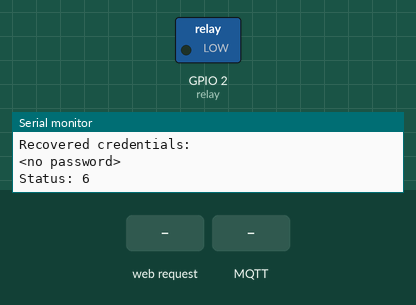
The program below on a simulated ESP8266 (NodeMCU). Shown: switched loads named in the program (green lamp = pin HIGH), the last lines printed to the serial monitor. Inputs (shaded band) come from the test bench. WiFi joins after 1.5 s; servers stay silent unless stated; a WiFi scan finds three made-up networks; EEPROM starts erased; no MQTT or app messages arrive unless stated.

Above: at 2.8 s.
2.9 s: HTTP request GET /wifi received
5.9 s: HTTP request GET /wifisave received
7.4 s: HTTP request GET /wifisave?n=1 received
8.9 s: MQTT message "1" arrives on the first subscribed topic
At 9.8 s:
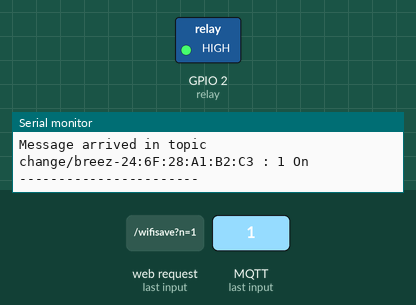
10.5 s: MQTT message "0" arrives on the first subscribed topic
At 11.7 s:
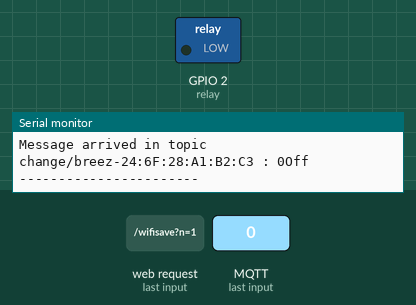
12.0 s: MQTT message "2" arrives on the first subscribed topic
Timing chart, 0 to 14.5 s (numbered marks = the images above; inputs shaded):
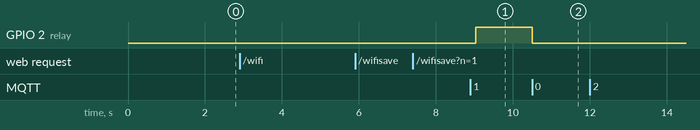

Measured:
- after the input at 8.9 s, GPIO 2 (relay): LOW → HIGH after 0.13 s
- after the input at 10.5 s, GPIO 2 (relay): HIGH → LOW at once

The program:

main.cpp
```cpp
#include <ESP8266WiFi.h>
#include <WiFiClient.h>
#include <ESP8266WebServer.h>
#include <DNSServer.h>
#include <ESP8266mDNS.h>
#include <EEPROM.h>
#include <PubSubClient.h>

/* Set these to your desired softAP credentials. They are not configurable at runtime */
#ifndef APSSID
#define APSSID "Breez"
#define APPSK  "12345678"
#endif

const char *softAP_ssid = APSSID;
const char *softAP_password = APPSK;

/* Mqtt variable definitions */
const char* mqttServer = "robotn-cloud-server.robotika.systems";
const int mqttPort = 1883;
const char *username = "robotika";
const char *pass = "robotika";
char subTopic[50];

const String clientId;

/* Breez Definitions */
int relay = 2;
WiFiClient espClient;
PubSubClient client(espClient);

/* Mqtt Callback function */
void callback(char* topic, byte* payload, unsigned int length);


/* hostname for mDNS. Should work at least on windows. Try http://esp8266.local */
const char *myHostname = "breez";

/* Don't set this wifi credentials. They are configurated at runtime and stored on EEPROM */
char ssid[32] = "";
char password[32] = "";

// DNS server
const byte DNS_PORT = 53;
DNSServer dnsServer;

// Web server
ESP8266WebServer server(80);

/* Soft AP network parameters */
//IPAddress apIP(192, 168, 4, 1);
IPAddress apIP(8, 8, 8, 8);
IPAddress netMsk(255, 255, 255, 0);


/** Should I connect to WLAN asap? */
boolean connect;

/** Last time I tried to connect to WLAN */
unsigned long lastConnectTry = 0;

/** Current WLAN status */
unsigned int status = WL_IDLE_STATUS;

/** Is this an IP? */
boolean isIp(String str) {
  for (size_t i = 0; i < str.length(); i++) {
    int c = str.charAt(i);
    if (c != '.' && (c < '0' || c > '9')) {
      return false;
    }
  }
  return true;
}

/** IP to String? */
String toStringIp(IPAddress ip) {
  String res = "";
  for (int i = 0; i < 3; i++) {
    res += String((ip >> (8 * i)) & 0xFF) + ".";
  }
  res += String(((ip >> 8 * 3)) & 0xFF);
  return res;
}

/** Load WLAN credentials from EEPROM */
void loadCredentials() {
  EEPROM.begin(512);
  EEPROM.get(0, ssid);
  EEPROM.get(0 + sizeof(ssid), password);
  char ok[2 + 1];
  EEPROM.get(0 + sizeof(ssid) + sizeof(password), ok);
  EEPROM.end();
  if (String(ok) != String("OK")) {
    ssid[0] = 0;
    password[0] = 0;
  }
  Serial.println("Recovered credentials:");
  Serial.println(ssid);
  Serial.println(strlen(password) > 0 ? "********" : "<no password>");
}

/** Store WLAN credentials to EEPROM */
void saveCredentials() {
  EEPROM.begin(512);
  EEPROM.put(0, ssid);
  EEPROM.put(0 + sizeof(ssid), password);
  char ok[2 + 1] = "OK";
  EEPROM.put(0 + sizeof(ssid) + sizeof(password), ok);
  EEPROM.commit();
  EEPROM.end();
}
boolean captivePortal();
/** Handle root or redirect to captive portal */
void handleRoot() {
  if (captivePortal()) { // If caprive portal redirect instead of displaying the page.
    return;
  }
  server.sendHeader("Cache-Control", "no-cache, no-store, must-revalidate");
  server.sendHeader("Pragma", "no-cache");
  server.sendHeader("Expires", "-1");

  String Page;
  Page += F(
            "<html><head></head><body>"
            "<h1>HELLO WORLD!!</h1>");
  if (server.client().localIP() == apIP) {
    Page += String(F("<p>You are connected through the soft AP: ")) + softAP_ssid + F("</p>");
  } else {
    Page += String(F("<p>You are connected through the wifi network: ")) + ssid + F("</p>");
  }
  Page += F(
            "<p>You may want to <a href='/wifi'>config the wifi connection</a>.</p>"
            "</body></html>");

  server.send(200, "text/html", Page);
}

/** Redirect to captive portal if we got a request for another domain. Return true in that case so the page handler do not try to handle the request again. */
boolean captivePortal() {
  if (!isIp(server.hostHeader()) && server.hostHeader() != (String(myHostname) + ".local")) {
    Serial.println("Request redirected to captive portal");
    server.sendHeader("Location", String("http://") + toStringIp(server.client().localIP()), true);
    server.send(302, "text/plain", "");   // Empty content inhibits Content-length header so we have to close the socket ourselves.
    server.client().stop(); // Stop is needed because we sent no content length
    return true;
  }
  return false;
}

/** Wifi config page handler */
void handleWifi() {
  server.sendHeader("Cache-Control", "no-cache, no-store, must-revalidate");
  server.sendHeader("Pragma", "no-cache");
  server.sendHeader("Expires", "-1");

  String Page;
  Page += F(
            "<html><head></head><body>"
            "<h1>Wifi config</h1>");
  if (server.client().localIP() == apIP) {
    Page += String(F("<p>You are connected through the soft AP: ")) + softAP_ssid + F("</p>");
  } else {
    Page += String(F("<p>You are connected through the wifi network: ")) + ssid + F("</p>");
  }
  Page +=
    String(F(
             "\r\n<br />"
             "<table><tr><th align='left'>SoftAP config</th></tr>"
             "<tr><td>SSID ")) +
    String(softAP_ssid) +
    F("</td></tr>"
      "<tr><td>IP ") +
    toStringIp(WiFi.softAPIP()) +
    F("</td></tr>"
      "</table>"
      "\r\n<br />"
      "<table><tr><th align='left'>WLAN config</th></tr>"
      "<tr><td>SSID ") +
    String(ssid) +
    F("</td></tr>"
      "<tr><td>IP ") +
    toStringIp(WiFi.localIP()) +
    F("</td></tr>"
      "</table>"
      "\r\n<br />"
      "<table><tr><th align='left'>WLAN list (refresh if any missing)</th></tr>");
  Serial.println("scan start");
  int n = WiFi.scanNetworks();
  Serial.println("scan done");
  if (n > 0) {
    for (int i = 0; i < n; i++) {
      Page += String(F("\r\n<tr><td>SSID ")) + WiFi.SSID(i) + ((WiFi.encryptionType(i) == ENC_TYPE_NONE) ? F(" ") : F(" *")) + F(" (") + WiFi.RSSI(i) + F(")</td></tr>");
    }
  } else {
    Page += F("<tr><td>No WLAN found</td></tr>");
  }
  Page += F(
            "</table>"
            "\r\n<br /><form method='POST' action='wifisave'><h4>Connect to network:</h4>"
            "<input type='text' placeholder='network' name='n'/>"
            "<br /><input type='password' placeholder='password' name='p'/>"
            "<br /><input type='submit' value='Connect/Disconnect'/></form>"
            "<p>You may want to <a href='/'>return to the home page</a>.</p>"
            "</body></html>");
  server.send(200, "text/html", Page);
  server.client().stop(); // Stop is needed because we sent no content length
}

/** Handle the WLAN save form and redirect to WLAN config page again */
void handleWifiSave() {
  Serial.println("wifi save");
  server.arg("n").toCharArray(ssid, sizeof(ssid) - 1);
  server.arg("p").toCharArray(password, sizeof(password) - 1);
  server.sendHeader("Location", "wifi", true);
  server.sendHeader("Cache-Control", "no-cache, no-store, must-revalidate");
  server.sendHeader("Pragma", "no-cache");
  server.sendHeader("Expires", "-1");
  server.send(302, "text/plain", "");    // Empty content inhibits Content-length header so we have to close the socket ourselves.
  server.client().stop(); // Stop is needed because we sent no content length
  saveCredentials();
  connect = strlen(ssid) > 0; // Request WLAN connect with new credentials if there is a SSID
}

void handleNotFound() {
  if (captivePortal()) { // If caprive portal redirect instead of displaying the error page.
    return;
  }
  String message = F("File Not Found\n\n");
  message += F("URI: ");
  message += server.uri();
  message += F("\nMethod: ");
  message += (server.method() == HTTP_GET) ? "GET" : "POST";
  message += F("\nArguments: ");
  message += server.args();
  message += F("\n");

  for (uint8_t i = 0; i < server.args(); i++) {
    message += String(F(" ")) + server.argName(i) + F(": ") + server.arg(i) + F("\n");
  }
  server.sendHeader("Cache-Control", "no-cache, no-store, must-revalidate");
  server.sendHeader("Pragma", "no-cache");
  server.sendHeader("Expires", "-1");
  server.send(404, "text/plain", message);
}

void setup() {
  delay(1000);
  Serial.begin(9600);

    /* Breez Setup */
  pinMode(relay, OUTPUT);


  Serial.println();
  Serial.println("Configuring access point...");
  /* You can remove the password parameter if you want the AP to be open. */
  WiFi.softAPConfig(apIP, apIP, netMsk);
  WiFi.softAP(softAP_ssid, softAP_password);
  delay(500); // Without delay I've seen the IP address blank
  Serial.print("AP IP address: ");
  Serial.println(WiFi.softAPIP());

  /* Setup the DNS server redirecting all the domains to the apIP */
  dnsServer.setErrorReplyCode(DNSReplyCode::NoError);
  dnsServer.start(DNS_PORT, "*", apIP);

  String mac = WiFi.macAddress();
  Serial.println("The mac address is " + mac);
  String clientId = "breez-" + mac;
  Serial.println("Mqtt topic : ");
  Serial.print(clientId);
  Serial.println("\n");
  strcat(subTopic, "change/");
  strcat(subTopic, clientId.c_str());

  Serial.println(subTopic);

  // mqtt server and callback function setup
  client.setServer(mqttServer, mqttPort);
  client.setCallback(callback);


  /* Setup web pages: root, wifi config pages, SO captive portal detectors and not found. */
  server.on("/", handleRoot);
  server.on("/wifi", handleWifi);
  server.on("/wifisave", handleWifiSave);
  server.on("/generate_204", handleRoot);  //Android captive portal. Maybe not needed. Might be handled by notFound handler.
  server.on("/fwlink", handleRoot);  //Microsoft captive portal. Maybe not needed. Might be handled by notFound handler.
  server.onNotFound(handleNotFound);
  server.begin(); // Web server start
  Serial.println("HTTP server started");
  loadCredentials(); // Load WLAN credentials from network
  connect = strlen(ssid) > 0; // Request WLAN connect if there is a SSID
}

void connectWifi() {
  Serial.println("Connecting as wifi client...");
  WiFi.disconnect();
  WiFi.begin(ssid, password);
  int connRes = WiFi.waitForConnectResult();
  Serial.print("connRes: ");
  Serial.println(connRes);
}

void loop() {
  if (connect) {
    Serial.println("Connect requested");
    connect = false;
    connectWifi();
    lastConnectTry = millis();
  }
  {
    unsigned int s = WiFi.status();
    if (s == 0 && millis() > (lastConnectTry + 60000)) {
      /* If WLAN disconnected and idle try to connect */
      /* Don't set retry time too low as retry interfere the softAP operation */
      connect = true;
    }
    if (status != s) { // WLAN status change
      Serial.print("Status: ");
      Serial.println(s);
      status = s;
      if (s == WL_CONNECTED) {
        /* Just connected to WLAN */
        Serial.println("");
        Serial.print("Connected to ");
        Serial.println(ssid);
        Serial.print("IP address: ");
        Serial.println(WiFi.localIP());

        // Setup MDNS responder
        if (!MDNS.begin(myHostname)) {
          Serial.println("Error setting up MDNS responder!");
        } else {
          Serial.println("mDNS responder started");
          // Add service to MDNS-SD
          MDNS.addService("http", "tcp", 80);
        }

        while (!client.connected()) {
          Serial.println("Connecting to MQTT...");

          if (client.connect(clientId.c_str(), username, pass)) {

            Serial.println("connected");

          } else {

            Serial.print("failed with state ");
            Serial.print(client.state());
            delay(3000);

          }
      }

      } else if (s == WL_NO_SSID_AVAIL) {
        WiFi.disconnect();
      }
    }
    if (s == WL_CONNECTED) {
      MDNS.update();

    }
  }
    client.loop();
    client.subscribe(subTopic);


  // Do work:
  //DNS
  dnsServer.processNextRequest();
  //HTTP
  server.handleClient();

}

void callback(char* topic, byte* payload, unsigned int length) {

  Serial.print("Message arrived in topic ");
  Serial.print(topic);
  Serial.print(" : ");

  for (unsigned int i = 0; i < length; i++) {
    Serial.print((char)payload[i]);
   }


   if (payload[0] == '1'){
    digitalWrite(relay, HIGH);
    Serial.println(" On");
    client.publish("status", "RELAY is ON");
   }

   else if (payload[0] == '0'){
    digitalWrite(relay, LOW);
    Serial.println("Off");
    client.publish("status", "RELAY is OFF");
   }

  Serial.println("\n-----------------------");

}
```

test.cpp
```cpp
// #include <Arduino.h>
// #include <ESP8266WiFi.h>

// int relay = 2;

// void setup() {
//   Serial.begin(115200);
//   pinMode(relay, OUTPUT);
// }

// void loop() {
//     digitalWrite(relay, LOW);
//     delay(1000);
//     digitalWrite(relay, HIGH);
// }
```
